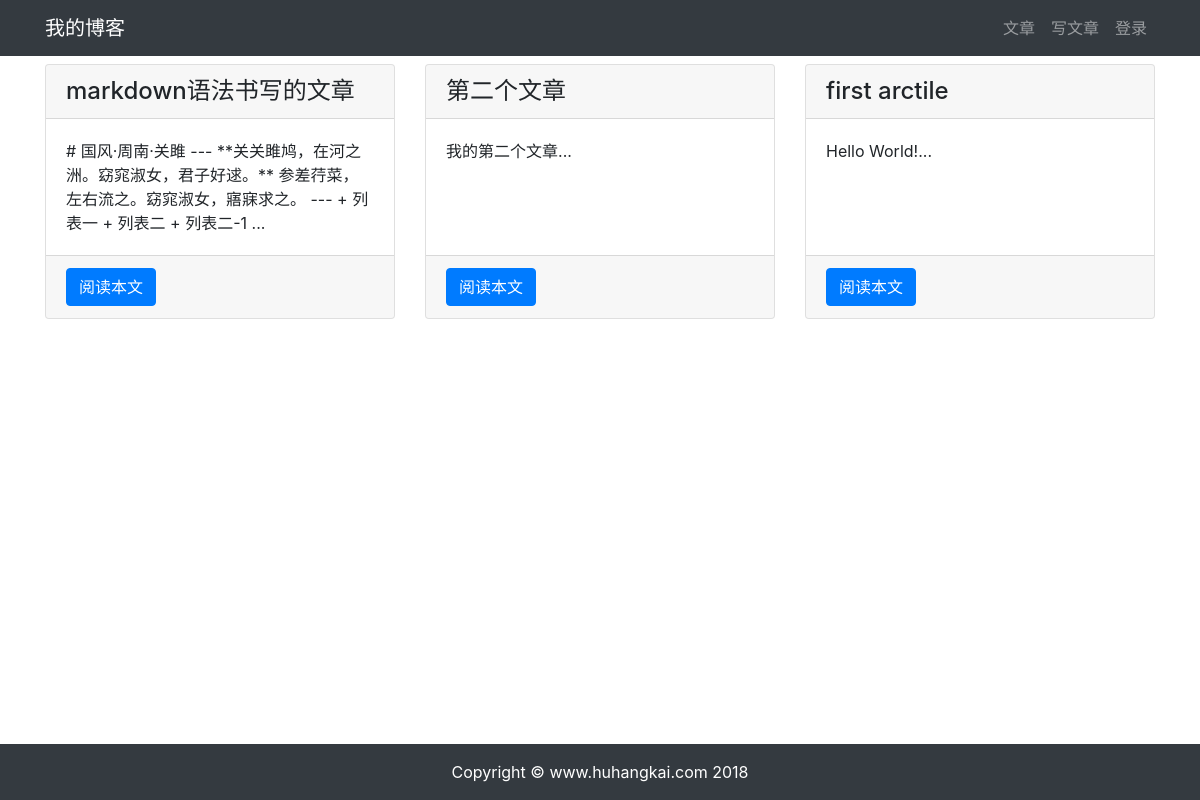
The page /article/article-list/ on the database as committed earlier.
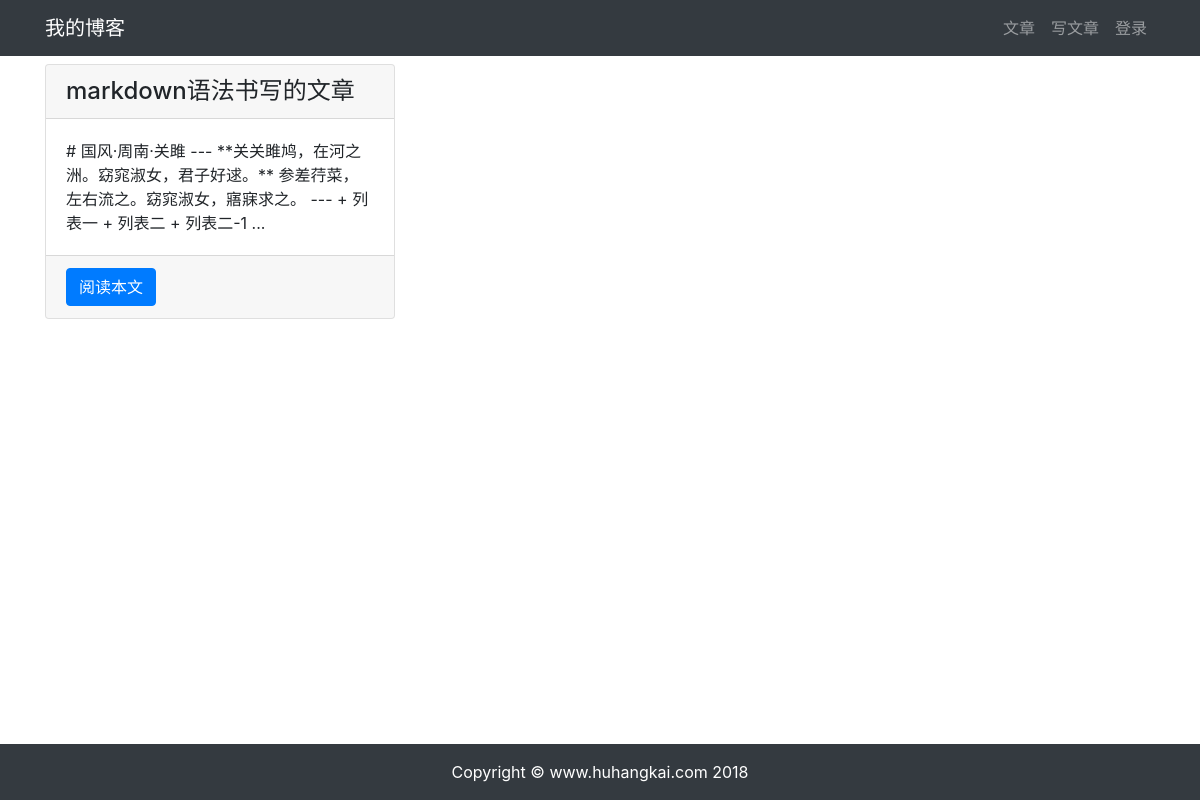
The same page on the database as committed later.
### article/models.py (models this page shows, shortened)
class ArticlePost(models.Model):
    author = models.ForeignKey(User, on_delete=models.CASCADE)
    title = models.CharField(max_length=100)
    body = models.TextField()
    created = models.DateTimeField(default=timezone.now)
    updated = models.DateTimeField(auto_now=True)
    class Meta:
        ordering = ('-created',)

### article/views.py (the view)
# urls.py: path('article-list/', views.article_list, name='article_list'),
def article_list(request):
    articles = ArticlePost.objects.all()
    context = {'articles': articles}
    return render(request, 'article/list.html', context)

### templates/article/list.html (shortened to what this page needs)
{% extends "base.html" %}
{% load staticfiles %}
{% block content %}
<div class="container">
    <div class="row mt-2">
        {% for article in articles %}
        <div class="col-4 mb-4">
            <div class="card h-100">
                <h4 class="card-header">{{ article.title }}</h4>
                <div class="card-body">
                    <p class="card-text">{{ article.body|slice:'100' }}...</p>
                </div>
                <div class="card-footer">
                    <a href="{% url 'article:article_detail' article.id %}" class="btn btn-primary">阅读本文</a>
                </div>
            </div>
        </div>
        {% endfor %}
    </div>
</div>
{% endblock content %}

Rows that differ between the two databases and show on the page:
removed ArticlePost: title "第二个文章", body "我的第二个文章"
removed ArticlePost: title "first arctile", body "Hello World!"
